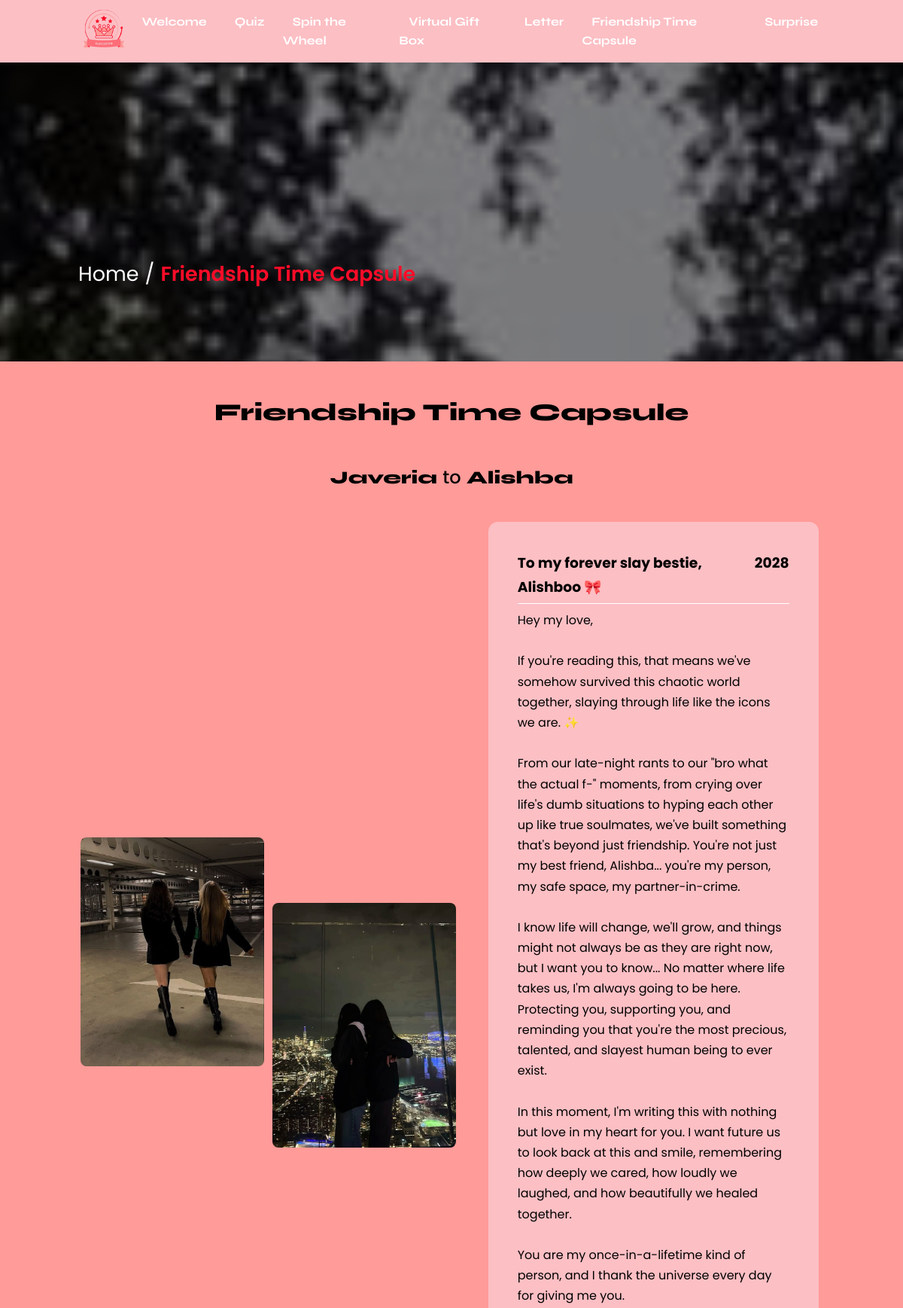
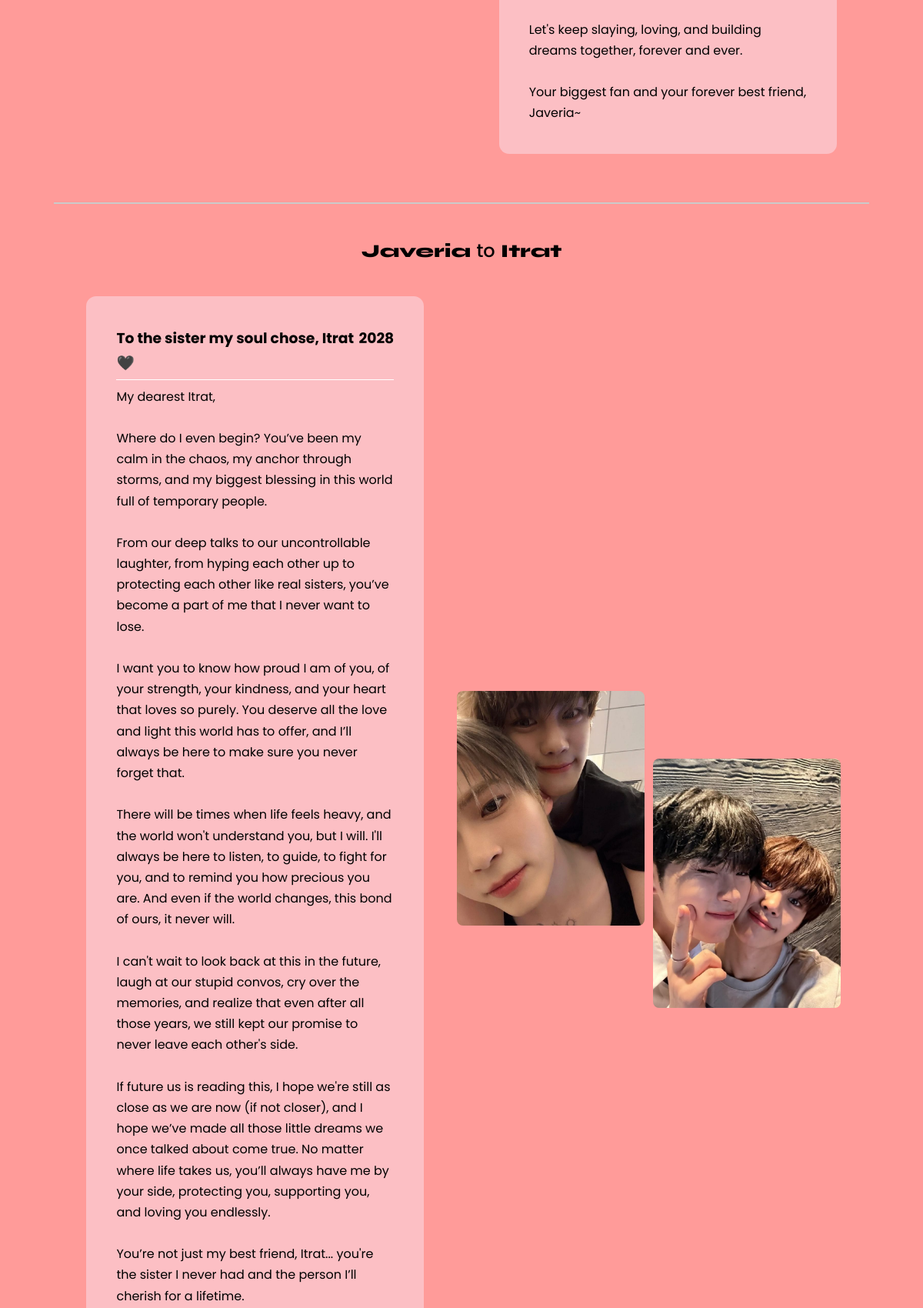
Screenshot of /files/FTC.php (upper part) with the database file from the repository (2 pictures, top to bottom).
### tables this page shows
CREATE TABLE `time_capsule` (
  `id` int(11) NOT NULL,
  `sender_name` varchar(255) NOT NULL,
  `recipient_name` varchar(255) NOT NULL,
  `title` varchar(255) NOT NULL,
  `opening_year` year(4) NOT NULL,
  `message` text NOT NULL,
  `image1` varchar(255) DEFAULT NULL,
  `image2` varchar(255) DEFAULT NULL,
  `created_at` timestamp NOT NULL DEFAULT current_timestamp()
);

### files/FTC.php (the view, shortened to what this page needs)
<!DOCTYPE html>
<html lang="en">
<head>
    <link rel="stylesheet" href="./style.css">
</head>
<body>
    <?php include("./header.php") ?>
    <div class="ftc-bg">
        <a href="../index.php">Home</a> / <span>Friendship Time Capsule</span>
    </div>
    <div class="capsule-wrapper">
        <h1 class="syne-custom">Friendship Time Capsule</h1>
    <?php
    $sql = "SELECT sender_name, recipient_name, title, opening_year, message, image1, image2 FROM time_capsule ORDER BY created_at ASC";
    $result = $conn->query($sql);
    if ($result->num_rows > 0) {
        echo '<div class="capsule-container">';
        while ($row = $result->fetch_assoc()) {
            echo '<div class="capsule-card">';
            echo '<h2 class="syne-custom">' . htmlspecialchars($row["sender_name"]) . ' <span>to</span> ' . htmlspecialchars($row["recipient_name"]) . '</h2>';
            echo '<div class="capsule-card-content">';
            echo '    <div class="capsule-left">';
            echo '        <img src="' . htmlspecialchars($row["image1"]) . '" alt="Image 1">';
            echo '        <img src="' . htmlspecialchars($row["image2"]) . '" alt="Image 2">';
            echo '    </div>';
            echo '    <div class="capsule-right">';
            echo '        <h3><span>' . htmlspecialchars($row["title"]) . '</span><span>' . htmlspecialchars($row["opening_year"]) . '</span></h3>';
            echo '        <p>' . nl2br(htmlspecialchars($row["message"])) . '</p>';
            echo '    </div>';
            echo '</div>';
            echo '</div>';
        }
        echo '</div>';
    } else {
        echo "<p>No time capsules found.</p>";
    }
    ?>
    </div>
    <?php include("./footer.php") ?>
</body>
</html>

### files/style.css (style rules this page uses)
* { margin: 0; padding: 0; box-sizing: border-box; font-family: 'Poppins', sans-serif; }
body { background: #FF9B99; width: 100%; }
.syne-custom { font-family: "Syne", sans-serif; font-optical-sizing: auto; font-weight: 700; font-style: normal; }
h1.syne-custom { font-weight: 800; }
.ftc-bg { background: linear-gradient(0deg, rgba(0,0,0,0.5), rgba(0,0,0,0.5)), url('../images/ftc-bg.jpg'); background-position: bottom; background-size: cover; background-repeat: no-repeat; background-attachment: fixed; min-height: 50vh; width: 100%; color: white; font-size: 27px; display: flex; justify-content: flex-start; align-items: flex-end; padding: 8%; }
.quiz-bg a, .spin-bg a, .achievements-bg a, .letters-bg a, .ftc-bg a, .proposal-bg a { color: white; text-decoration: none; padding-left: 8px; padding-right: 8px; }
.quiz-bg span, .spin-bg span, .achievements-bg span, .letters-bg span, .ftc-bg span, .proposal-bg span { color: #FF0C28; text-decoration: none; padding-left: 8px; padding-right: 8px; font-weight: 600; }
.capsule-wrapper { width: 100%; padding: 4%; display: flex; justify-content: center; align-items: center; flex-direction: column; gap: 27px; }
.capsule-container { width: 100%; display: flex; justify-content: center; align-items: center; flex-direction: column; padding: 2%; }
.capsule-card { width: 100%; display: flex; flex-direction: column; justify-content: center; align-items: center; padding-bottom: 2%; margin-bottom: 4%; border-bottom: solid 2px #cacaca; }
.capsule-card-content { width: 100%; height: max-content; display: flex; justify-content: center; align-items: center; padding: 4%; gap: 5%; }
.capsule-card:nth-child(even) .capsule-card-content { flex-direction: row-reverse; }
.capsule-card:nth-child(odd) .capsule-card-content { flex-direction: row; }
.capsule-left { width: 50%; display: flex; justify-content: center; align-items: center; gap: 11px; }
.capsule-left img { width: 50%; height: 50%; object-fit: cover; object-position: center; border-radius: 8px; }
.capsule-left img:nth-child(1) { margin-top: -21%; }
.capsule-left img:nth-child(2) { margin-top: 19%; }
.capsule-right { width: 45%; padding: 4%; border-radius: 13px; background-color: #FCBFC4; line-height: 1.7; }
.capsule-right h3 { padding-bottom: 5px; margin-bottom: 8px; border-bottom: solid 1.7px #ffffff; display: flex; justify-content: space-between; }
.capsule-container h2 { font-weight: 800; }
.capsule-container h2 span { font-weight: 500; }
html { overscroll-behavior: none; touch-action: pan-y; }

### rows the page displays
time_capsule: sender_name "Javeria", recipient_name "Alishba", image1 (picture), image2 (picture), title "To my forever slay bestie, Alishboo 🎀", opening_year "2028", message "Hey my love, If you're reading this, that means we've somehow survived this chaotic world together, slaying through life like the icons we are. ✨ From our late-night rants to our \"bro what the actual f-\" moments, from crying over life's dumb situations to hyping each other up like true soulmates, we've built something that's beyond just friendship. You're not just my best friend, Alishba... you're my person, my safe space, my partner-in-crime. I know life will change, we'll grow, and things might not always be as they are right now, but I want you to know... No matter where life takes us, I'm always going to be here. Protecting you, supporting you, and reminding you that you're the most…"
time_capsule: sender_name "Javeria", recipient_name "Itrat", image1 (picture), image2 (picture), title "To the sister my soul chose, Itrat 🖤", opening_year "2028", message "My dearest Itrat, Where do I even begin? You’ve been my calm in the chaos, my anchor through storms, and my biggest blessing in this world full of temporary people. From our deep talks to our uncontrollable laughter, from hyping each other up to protecting each other like real sisters, you’ve become a part of me that I never want to lose. I want you to know how proud I am of you, of your strength, your kindness, and your heart that loves so purely. You deserve all the love and light this world has to offer, and I’ll always be here to make sure you never forget that. There will be times when life feels heavy, and the world won't understand you, but I will. I'll always be here to listen, to…"
